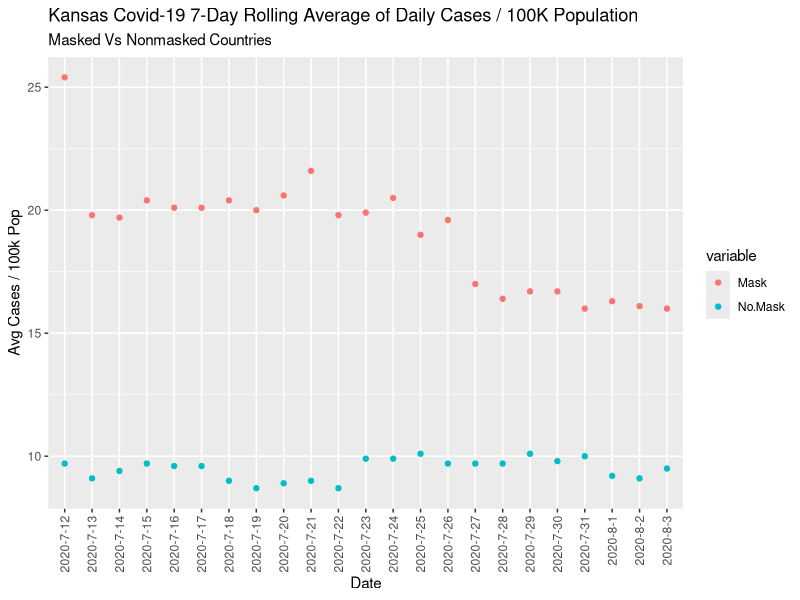

This chart was generated by the following R code:
## ---- chunk 1
library(tidyverse)
library(ggplot2)
library(dplyr)
## ---- chunk 2
mask_data <- tribble(
  ~Date, ~No.Mask, ~Mask,
  "2020-7-12", 9.7, 25.4,
  "2020-7-13", 9.1, 19.8,
  "2020-7-14", 9.4, 19.7,
  "2020-7-15", 9.7, 20.4,
  "2020-7-16", 9.6, 20.1,
  "2020-7-17", 9.6, 20.1,
  "2020-7-18", 9.0, 20.4,
  "2020-7-19", 8.7, 20.0,
  "2020-7-20", 8.9, 20.6,
  "2020-7-21", 9.0, 21.6,
  "2020-7-22", 8.7, 19.8,
  "2020-7-23", 9.9, 19.9,
  "2020-7-24", 9.9, 20.5,
  "2020-7-25", 10.1, 19.0, 
  "2020-7-26", 9.7, 19.6,
  "2020-7-27", 9.7, 17.0,
  "2020-7-28", 9.7, 16.4,
  "2020-7-29", 10.1, 16.7, 
  "2020-7-30", 9.8, 16.7,
  "2020-7-31", 10.0, 16.0,
  "2020-8-1", 9.2, 16.3,
  "2020-8-2", 9.1, 16.1,
  "2020-8-3", 9.5, 16.0
)
## ---- chunk 3
ggplot(mask_data, aes(x = Date, y = value, color = variable)) + 
    geom_point(aes(y = Mask, col = "Mask")) + 
    geom_point(aes(y = No.Mask, col = "No.Mask")) +
    labs(title = "Kansas Covid-19 7-Day Rolling Average of Daily Cases / 100K Population", 
       subtitle = "Masked Vs Nonmasked Countries",
         x="Date", y = "Avg Cases / 100k Pop") +
    theme(axis.text.x = element_text(angle = 90, vjust = 0.5, hjust=1))
